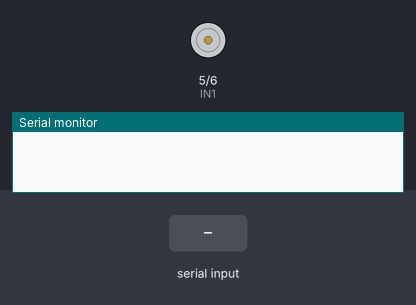
Bench run of a sketch on a simulated Arduino Uno, built with avr-gcc and run on an emulated ATmega328P. On the bench: motor-driver pin pairs drawn as motors (green arrow = first pin HIGH = forward, orange = second pin HIGH = backward, longer = more drive), the last lines printed to the serial monitor. The test bench sets the inputs (shaded band).

Above: at 1.2 s.
1.3 s: "f" received over the second serial link
At 2.5 s:
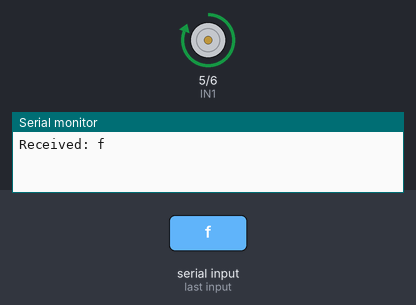
2.8 s: "b" received over the second serial link
At 3.7 s:
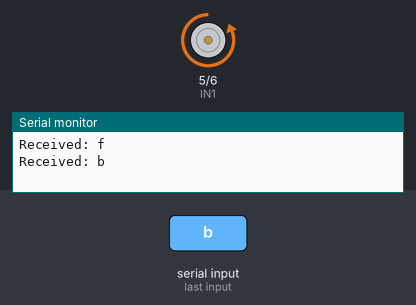
4.3 s: "s" received over the second serial link
At 4.9 s:
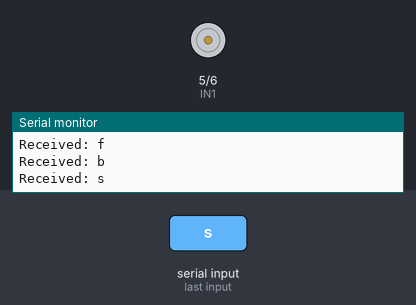
Timing chart, 0 to 7.3 s (numbered marks = the images above; inputs shaded):
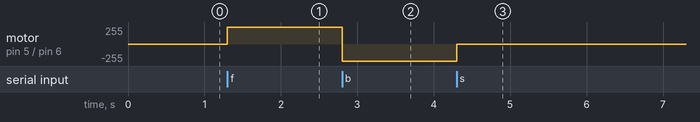

Measured:
- after the input at 1.3 s, motor on pin 5 (IN1) / pin 6 (IN2): stopped → forward 255/255 at once
- after the input at 2.8 s, motor on pin 5 (IN1) / pin 6 (IN2): forward 255/255 → backward 255/255 at once
- after the input at 4.3 s, motor on pin 5 (IN1) / pin 6 (IN2): backward 255/255 → stopped at once

The sketch:

Send_f_b_s_to_test.ino
```cpp
#include <SoftwareSerial.h>

// Bluetooth pins
SoftwareSerial btSerial(10, 11); // RX, TX

// Motor driver pins
#define IN1 5
#define IN2 6

void setup() {
  pinMode(IN1, OUTPUT);
  pinMode(IN2, OUTPUT);

  Serial.begin(9600);
  btSerial.begin(9600); // HC-05 default baud rate
}

void loop() {
  if (btSerial.available()) {
    char command = btSerial.read();
    Serial.print("Received: ");
    Serial.println(command);

    switch (command) {
      case 'f': // Forward
        digitalWrite(IN1, HIGH);
        digitalWrite(IN2, LOW);
        break;
      case 'b': // Backward
        digitalWrite(IN1, LOW);
        digitalWrite(IN2, HIGH);
        break;
      case 's': // Stop
        digitalWrite(IN1, LOW);
        digitalWrite(IN2, LOW);
        break;
      default:
        break;
    }
  }
}
```
